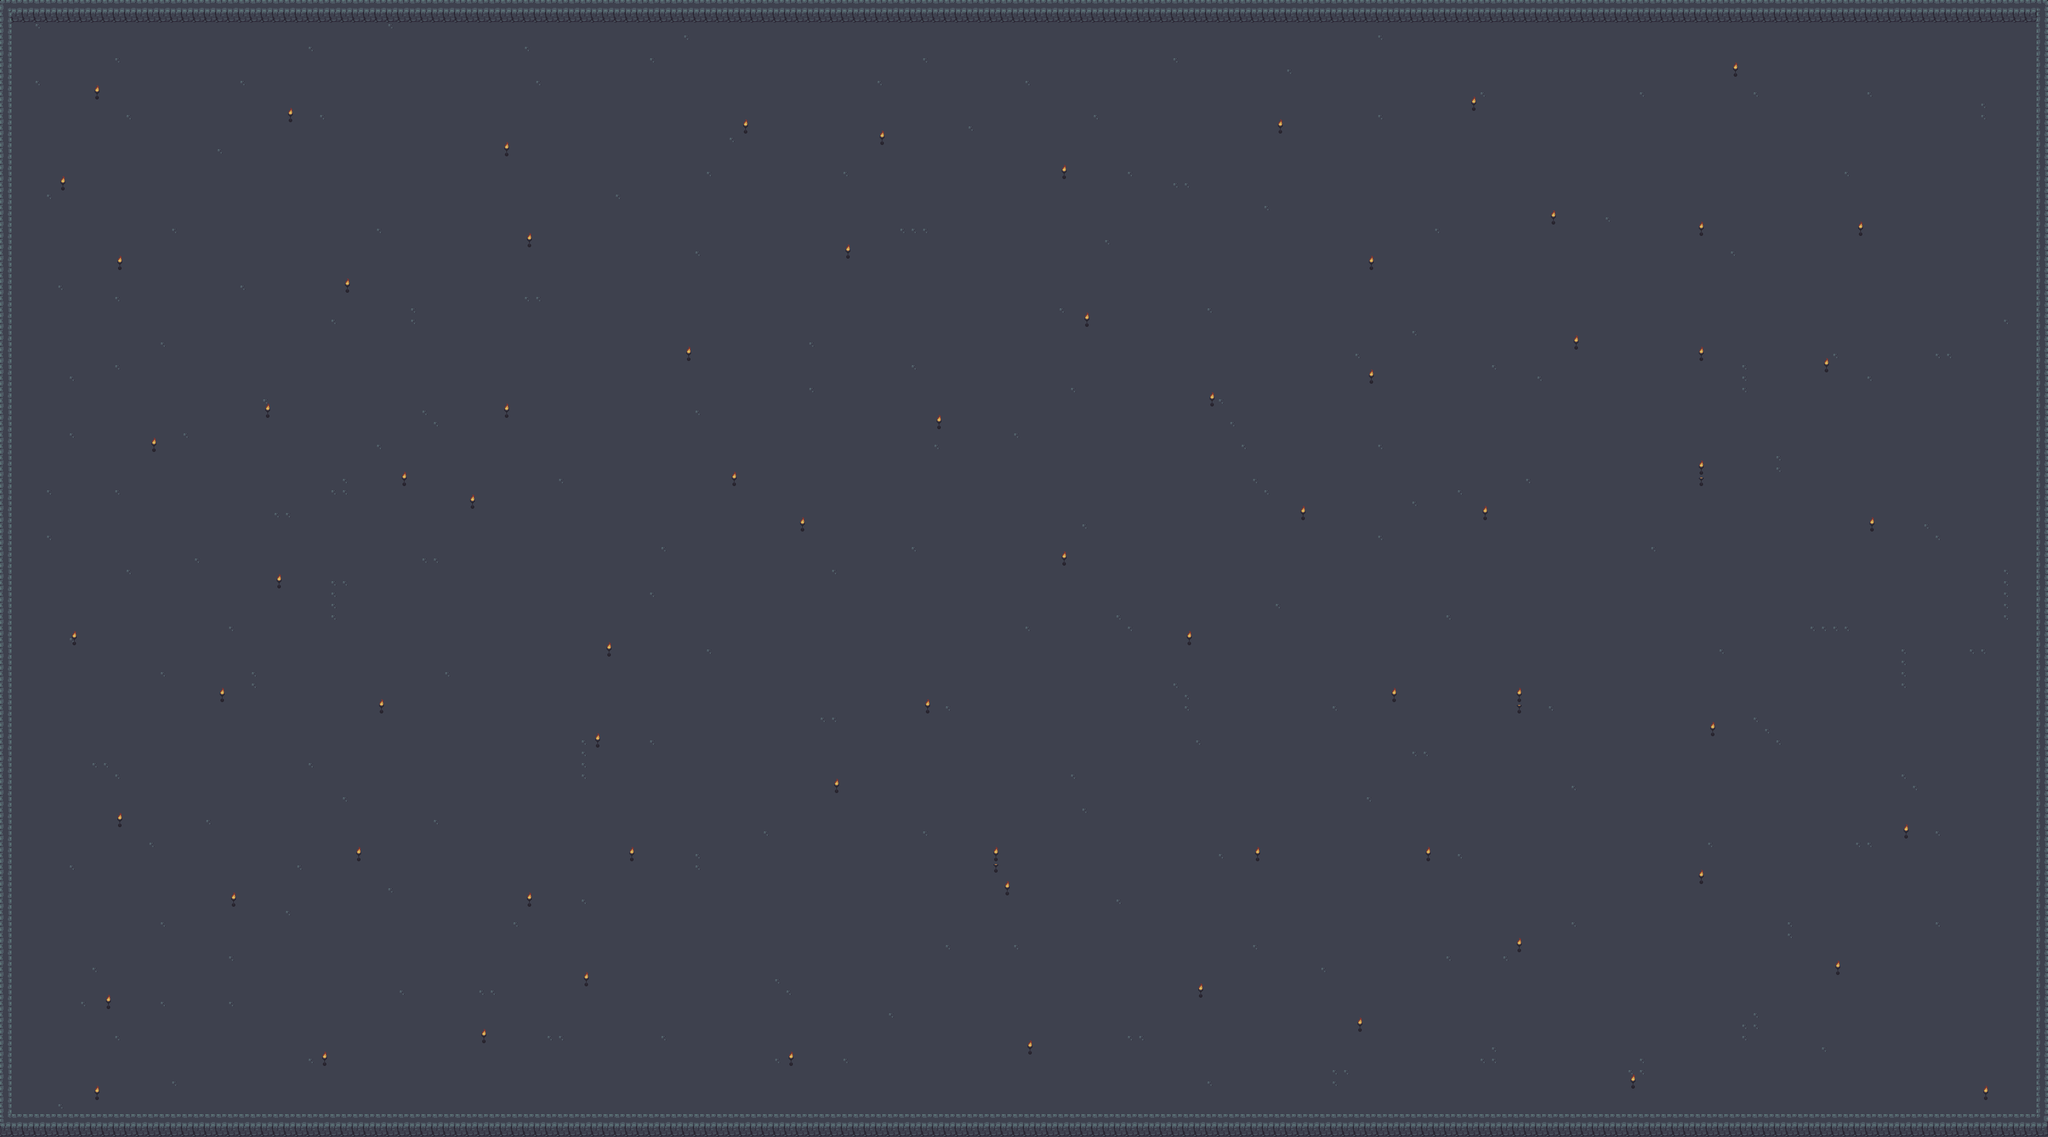

A 2D game scene composited from a Tiled map and its tileset images. What follows is a short description and the map's XML, with each tile layer's data collapsed to a summary:
An orthogonal 180x100 tile map with 16x16 px tiles, 2 tile layers (Tile Layer 1, Tile Layer 2).

<map version="1.10" tiledversion="1.10.2" orientation="orthogonal" renderorder="right-down" width="180" height="100" tilewidth="16" tileheight="16" infinite="0" nextlayerid="4" nextobjectid="1">
 <tileset firstgid="1" source="dungeon_tiles_remap.tsx" />
 <layer id="1" name="Tile Layer 1" width="180" height="100">
  <data>[18000 cells, 18000 non-empty, 21 distinct tile ids]</data>
 </layer>
 <layer id="3" name="Tile Layer 2" width="180" height="100">
  <data>[18000 cells, 151 non-empty, 2 distinct tile ids]</data>
 </layer>
 <objectgroup id="2" name="Object Layer 1" />
</map>
